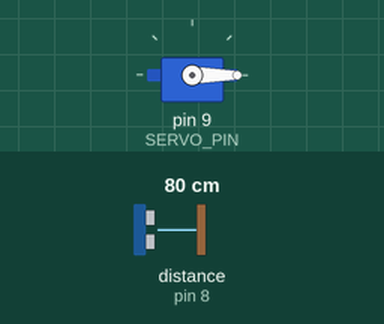
Recording of a sketch running on a simulated Arduino Uno, built with avr-gcc and run on an emulated ATmega328P. Shown: servo. Wiring (inferred from the names in the program): ultrasonic range finder: trigger pin 7; echo pin 8. The inputs (shaded band) are chosen by the test bench; at power-on: distance to the obstacle (sensor on pin 8) 80 cm. The echo pulse lasts 58.3 µs per cm.

Above: at 1.2 s.
1.3 s: distance to the obstacle (sensor on pin 8) set to 17 cm
2.8 s: distance to the obstacle (sensor on pin 8) set to 14 cm
At 3.5 s:
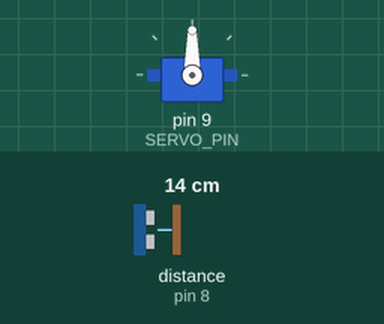
4.3 s: distance to the obstacle (sensor on pin 8) set to 18 cm
At 5.2 s:
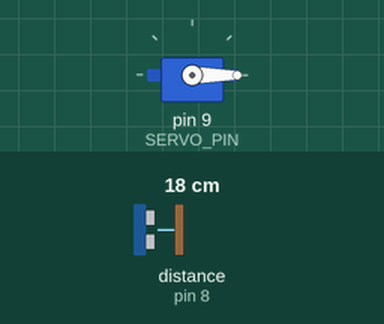
5.9 s: distance to the obstacle (sensor on pin 8) set to 2 cm
At 6.8 s:
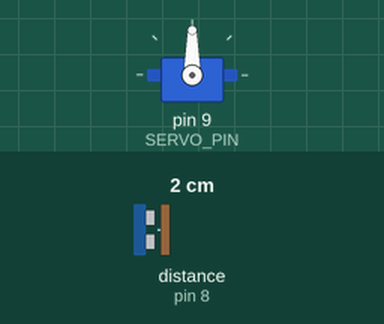
Timing chart, 0 to 8.5 s (numbered marks = the images above; inputs shaded):
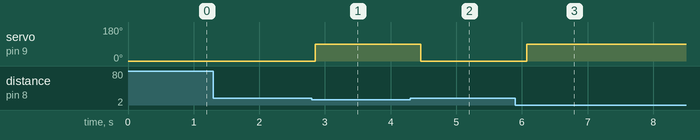

The sketch:

01_Servo_Ultrasonic.ino
```cpp
#include <Servo.h>

const int TRIG = 7;
const int ECHO = 8;
const int SERVO_PIN = 9;
Servo servo;

long bacaJarakCm() {
  digitalWrite(TRIG, LOW);
  delayMicroseconds(2);
  digitalWrite(TRIG, HIGH);
  delayMicroseconds(10);
  digitalWrite(TRIG, LOW);

  long durasi = pulseIn(ECHO, HIGH, 30000);
  if (durasi == 0) {
    return 999;
  }
  return durasi * 0.0343 / 2;
}

void setup() {
  pinMode(TRIG, OUTPUT);
  pinMode(ECHO, INPUT);
  servo.attach(SERVO_PIN);
  servo.write(0);
}

void loop() {
  long jarak = bacaJarakCm();
  servo.write(jarak < 15 ? 90 : 0);
  delay(200);
}
```

Measured:
- the behaviour switches between 16 and 15 cm on distance to the obstacle (sensor on pin 8) (found by bisection; images 0 and 1)
- after the input at 1.3 s, every drawn part: stays the same
- after the input at 2.8 s, servo on pin 9 (SERVO_PIN): 0° → 90° after 0.05 s
- after the input at 4.3 s, servo on pin 9 (SERVO_PIN): 90° → 0° after 0.16 s
- after the input at 5.9 s, servo on pin 9 (SERVO_PIN): 0° → 90° after 0.17 s
